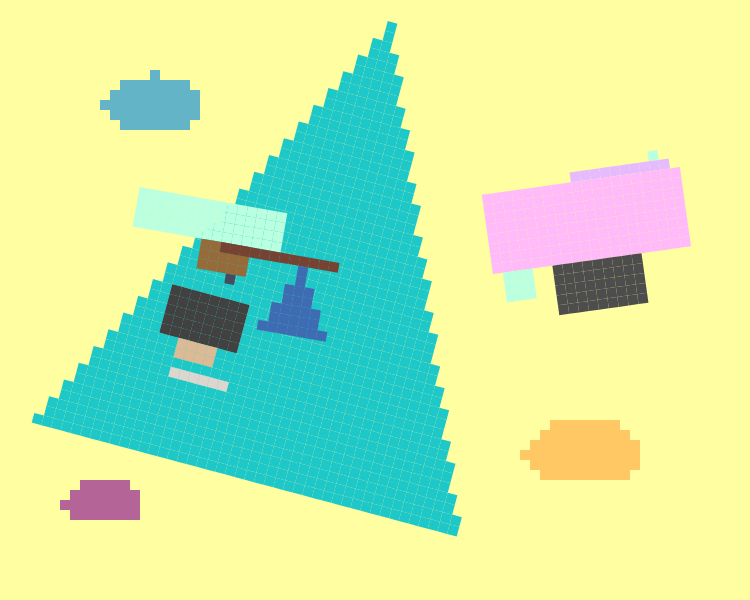
Frame 1 (no input)
Frame 60 (no input): identical to frame 1, image omitted
Frame 120 (the mouse pressed at the canvas centre since frame 60): identical to frame 1, image omitted

The p5.js sketch that drew this single still picture (run headless with seeded random() and noise() and a simulated clock; from frame 60 on, the mouse is pressed at the canvas centre):

// p5.js sketch
// ── sketch.js

let pixelSize = 10; // Define the size of the pixel

function setup() {
  createCanvas(750, 600);
  background(228, 224, 220);
  angleMode(DEGREES);
  noStroke();
}

function draw() {
  background(255, 255, 161);

  // pixelation
  push();
  rotate(15);//Changing the direction of rotation
  fill(30, 200, 200);
  pixelatedTriangle(380, -80, 130, 400, 580, 400);//upwards
  fill(65, 65, 65);
  pixelatedRect(240, 230, 80, 50);
  fill(220, 186, 150);
  pixelatedRect(260, 280, 40, 20);
  fill(221, 213, 207);
  pixelatedRect(264, 310, 60, 5);
  pop();

  push();
  rotate(-25);//Changing the direction of rotation
  fill("#E1CF86");
  pixelatedRect(440, -120, 10, 130);
  fill(210, 150, 133);
  pixelatedRect(448, -100, 12, 60);
  pop();

  push();
  rotate(10);//Changing the direction of rotation
  fill(186, 255, 223);
  pixelatedRect(170, 160, 150, 40);
  fill(150, 106, 57);
  pixelatedRect(240, 200, 50, 30);
  fill(119, 66, 50);
  pixelatedRect(260, 200, 120, 8);
  fill(72, 76, 95);
  pixelatedRect(270, 230, 10, 8);
  fill(63, 107, 178);
  pixelatedTriangle(340, 208, 300, 280, 380, 280);
  pop();

  push();
  rotate(-8);//Changing the direction of rotation
  fill(186, 255, 223);
  pixelatedRect(620, 240, 10, 10);
  fill(230, 186, 255);
  pixelatedRect(540, 250, 100, 10);
  fill(255, 186, 250);
  pixelatedRect(450, 260, 200, 80);
  fill(77, 77, 77);
  pixelatedRect(510, 340, 90, 50);
  fill(186, 255, 223);
  pixelatedRect(460, 340, 30, 25);
  pop();

  // Add several new pixelated ellipses
  fill(100, 180, 200); 
  pixelatedEllipse(150, 100, 100, 60); 
  fill(180, 100, 150); 
  pixelatedEllipse(100, 500, 80, 50); 
  fill(255, 200, 100); 
  pixelatedEllipse(580, 450, 120, 70); 
}

// Pixelated Rectangle
function pixelatedRect(x, y, w, h) {
  for (let i = x; i < x + w; i += pixelSize) {
    for (let j = y; j < y + h; j += pixelSize) {
      rect(floor(i / pixelSize) * pixelSize, floor(j / pixelSize) * pixelSize, pixelSize, pixelSize);
    }
  }
}

// Pixelated Triangles
function pixelatedTriangle(x1, y1, x2, y2, x3, y3) {
  let minX = min(x1, x2, x3);
  let maxX = max(x1, x2, x3);
  let minY = min(y1, y2, y3);
  let maxY = max(y1, y2, y3);

  for (let x = minX; x < maxX; x += pixelSize) {
    for (let y = minY; y < maxY; y += pixelSize) {
      let px = floor(x / pixelSize) * pixelSize;
      let py = floor(y / pixelSize) * pixelSize;
      if (isPointInTriangle(px, py, x1, y1, x2, y2, x3, y3)) {
        rect(px, py, pixelSize, pixelSize);
      }
    }
  }
}

  // Pixelated ellipse
function pixelatedEllipse(cx, cy, w, h) {
  for (let x = cx - w / 2; x < cx + w / 2; x += pixelSize) {
    for (let y = cy - h / 2; y < cy + h / 2; y += pixelSize) {
      let px = floor(x / pixelSize) * pixelSize;
      let py = floor(y / pixelSize) * pixelSize;
      if (((px - cx) ** 2) / (w / 2) ** 2 + ((py - cy) ** 2) / (h / 2) ** 2 <= 1) {
        rect(px, py, pixelSize, pixelSize);
      }
    }
  }
}

// Determine if a point is inside a triangle
function isPointInTriangle(px, py, x1, y1, x2, y2, x3, y3) {
  let areaOrig = abs((x2 - x1) * (y3 - y1) - (x3 - x1) * (y2 - y1));
  let area1 = abs((x1 - px) * (y2 - py) - (x2 - px) * (y1 - py));
  let area2 = abs((x2 - px) * (y3 - py) - (x3 - px) * (y2 - py));
  let area3 = abs((x3 - px) * (y1 - py) - (x1 - px) * (y3 - py));
  return areaOrig === area1 + area2 + area3;
}
